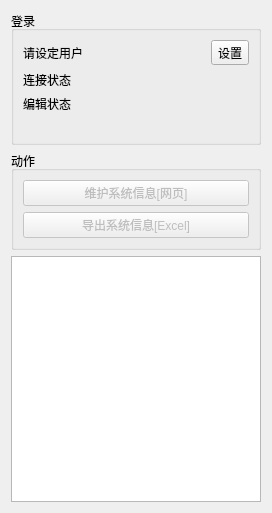
<?xml version="1.0" encoding="UTF-8"?>
<ui version="4.0">
 <class>Dialog</class>
 <widget class="QDialog" name="Dialog">
  <property name="geometry">
   <rect>
    <x>0</x>
    <y>0</y>
    <width>272</width>
    <height>513</height>
   </rect>
  </property>
  <property name="windowTitle">
   <string>系统信息维护助手</string>
  </property>
  <layout class="QGridLayout" name="gridLayout_2">
   <item row="4" column="0">
    <widget class="QGroupBox" name="groupBox_2">
     <property name="title">
      <string>动作</string>
     </property>
     <layout class="QVBoxLayout" name="verticalLayout">
      <item>
       <widget class="QPushButton" name="btnEdit">
        <property name="enabled">
         <bool>false</bool>
        </property>
        <property name="text">
         <string>维护系统信息[网页]</string>
        </property>
        <property name="checkable">
         <bool>false</bool>
        </property>
        <property name="autoDefault">
         <bool>false</bool>
        </property>
        <property name="flat">
         <bool>false</bool>
        </property>
       </widget>
      </item>
      <item>
       <widget class="QPushButton" name="btnExport">
        <property name="enabled">
         <bool>false</bool>
        </property>
        <property name="text">
         <string>导出系统信息[Excel]</string>
        </property>
       </widget>
      </item>
     </layout>
    </widget>
   </item>
   <item row="5" column="0">
    <widget class="QPlainTextEdit" name="txtMsg">
     <property name="minimumSize">
      <size>
       <width>0</width>
       <height>50</height>
      </size>
     </property>
     <property name="font">
      <font>
       <pointsize>8</pointsize>
      </font>
     </property>
     <property name="undoRedoEnabled">
      <bool>false</bool>
     </property>
     <property name="readOnly">
      <bool>true</bool>
     </property>
     <property name="plainText">
      <string notr="true"/>
     </property>
    </widget>
   </item>
   <item row="0" column="0" rowspan="2">
    <widget class="QGroupBox" name="groupBox">
     <property name="title">
      <string>登录</string>
     </property>
     <layout class="QGridLayout" name="gridLayout">
      <item row="2" column="0">
       <widget class="QLabel" name="lblEditable">
        <property name="text">
         <string>编辑状态</string>
        </property>
       </widget>
      </item>
      <item row="1" column="0">
       <widget class="QLabel" name="lblMode">
        <property name="text">
         <string>连接状态</string>
        </property>
       </widget>
      </item>
      <item row="0" column="0">
       <layout class="QHBoxLayout" name="horizontalLayout">
        <item>
         <widget class="QLabel" name="lblUser">
          <property name="text">
           <string>请设定用户</string>
          </property>
         </widget>
        </item>
        <item>
         <spacer name="horizontalSpacer">
          <property name="orientation">
           <enum>Qt::Horizontal</enum>
          </property>
          <property name="sizeHint" stdset="0">
           <size>
            <width>40</width>
            <height>20</height>
           </size>
          </property>
         </spacer>
        </item>
        <item>
         <widget class="QToolButton" name="btnConfigUser">
          <property name="text">
           <string>设置</string>
          </property>
         </widget>
        </item>
       </layout>
      </item>
      <item row="3" column="0">
       <widget class="QLabel" name="lblVersion">
        <property name="text">
         <string/>
        </property>
       </widget>
      </item>
     </layout>
    </widget>
   </item>
  </layout>
 </widget>
 <resources/>
 <connections/>
</ui>
